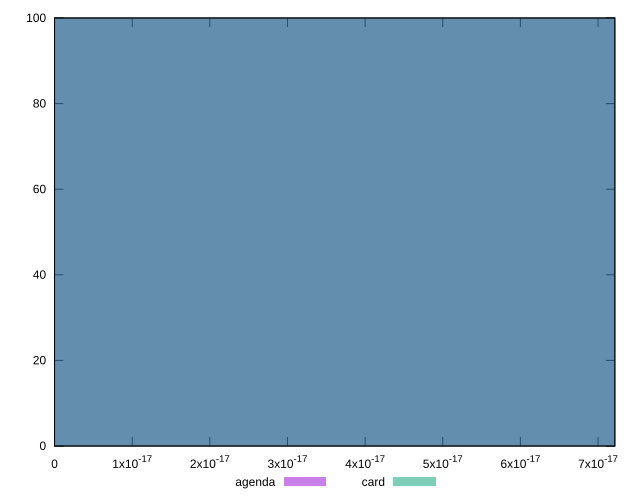

The script that saved this image:
reset

$agenda <<EOF
0 100
EOF

$card <<EOF
0 100
EOF

set key outside below
set boxwidth 1e-12
set xrange [0:7.216449660063518e-17]
set yrange [0:100]
set trange [0:100]
set style fill transparent solid 0.5 noborder
set terminal svg size 640, 500 enhanced background rgb 'white'
set output "reports/report_00028_2021-02-24T12-49-42.674Z/meta/score-difference/comparison/histogram/1_vs_2.svg"

plot $agenda title "agenda" with boxes, \
     $card title "card" with boxes

reset
